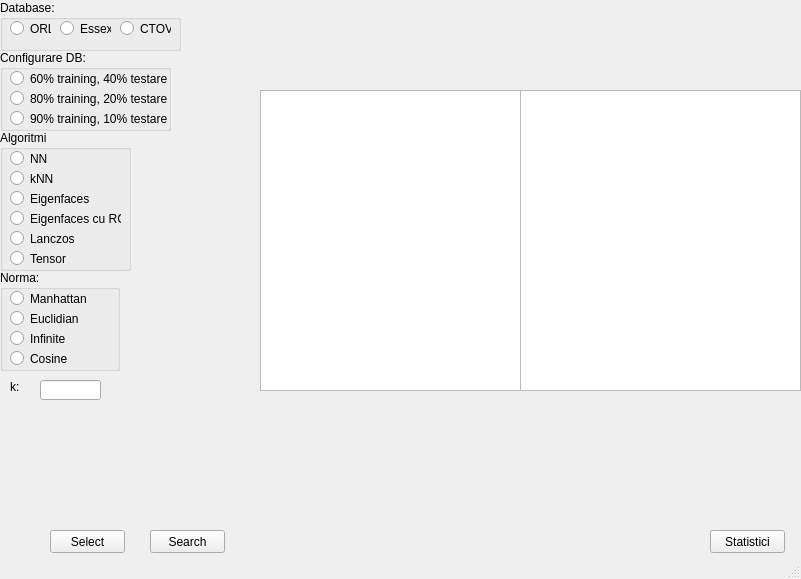
<?xml version="1.0" encoding="UTF-8"?>
<ui version="4.0">
 <class>MainWindow</class>
 <widget class="QMainWindow" name="MainWindow">
  <property name="geometry">
   <rect>
    <x>0</x>
    <y>0</y>
    <width>801</width>
    <height>579</height>
   </rect>
  </property>
  <property name="windowTitle">
   <string>MainWindow</string>
  </property>
  <widget class="QWidget" name="centralwidget">
   <widget class="QGraphicsView" name="pozaGasita">
    <property name="geometry">
     <rect>
      <x>520</x>
      <y>90</y>
      <width>281</width>
      <height>301</height>
     </rect>
    </property>
   </widget>
   <widget class="QGraphicsView" name="pozaSelectata">
    <property name="geometry">
     <rect>
      <x>260</x>
      <y>90</y>
      <width>261</width>
      <height>301</height>
     </rect>
    </property>
   </widget>
   <widget class="QPushButton" name="statsButton">
    <property name="geometry">
     <rect>
      <x>710</x>
      <y>530</y>
      <width>75</width>
      <height>23</height>
     </rect>
    </property>
    <property name="text">
     <string>Statistici</string>
    </property>
   </widget>
   <widget class="QPushButton" name="selectButton">
    <property name="geometry">
     <rect>
      <x>50</x>
      <y>530</y>
      <width>75</width>
      <height>23</height>
     </rect>
    </property>
    <property name="text">
     <string>Select</string>
    </property>
   </widget>
   <widget class="QPushButton" name="searchButton">
    <property name="geometry">
     <rect>
      <x>150</x>
      <y>530</y>
      <width>75</width>
      <height>23</height>
     </rect>
    </property>
    <property name="text">
     <string>Search</string>
    </property>
   </widget>
   <widget class="QLabel" name="label_4">
    <property name="geometry">
     <rect>
      <x>10</x>
      <y>380</y>
      <width>47</width>
      <height>13</height>
     </rect>
    </property>
    <property name="text">
     <string>k:</string>
    </property>
   </widget>
   <widget class="QGroupBox" name="algoritmGroup">
    <property name="geometry">
     <rect>
      <x>0</x>
      <y>130</y>
      <width>131</width>
      <height>141</height>
     </rect>
    </property>
    <property name="title">
     <string>Algoritmi</string>
    </property>
    <widget class="QRadioButton" name="nnButton">
     <property name="geometry">
      <rect>
       <x>10</x>
       <y>20</y>
       <width>41</width>
       <height>17</height>
      </rect>
     </property>
     <property name="text">
      <string>NN</string>
     </property>
    </widget>
    <widget class="QRadioButton" name="knnButton">
     <property name="geometry">
      <rect>
       <x>10</x>
       <y>40</y>
       <width>51</width>
       <height>17</height>
      </rect>
     </property>
     <property name="text">
      <string>kNN</string>
     </property>
    </widget>
    <widget class="QRadioButton" name="eigenfacesButton">
     <property name="geometry">
      <rect>
       <x>10</x>
       <y>60</y>
       <width>82</width>
       <height>17</height>
      </rect>
     </property>
     <property name="text">
      <string>Eigenfaces</string>
     </property>
    </widget>
    <widget class="QRadioButton" name="rcButton">
     <property name="geometry">
      <rect>
       <x>10</x>
       <y>80</y>
       <width>111</width>
       <height>17</height>
      </rect>
     </property>
     <property name="text">
      <string>Eigenfaces cu RC</string>
     </property>
    </widget>
    <widget class="QRadioButton" name="lanczosButton">
     <property name="geometry">
      <rect>
       <x>10</x>
       <y>100</y>
       <width>82</width>
       <height>17</height>
      </rect>
     </property>
     <property name="text">
      <string>Lanczos</string>
     </property>
    </widget>
    <widget class="QRadioButton" name="tensorButton">
     <property name="geometry">
      <rect>
       <x>10</x>
       <y>120</y>
       <width>82</width>
       <height>17</height>
      </rect>
     </property>
     <property name="text">
      <string>Tensor</string>
     </property>
    </widget>
   </widget>
   <widget class="QGroupBox" name="configurareGroup">
    <property name="geometry">
     <rect>
      <x>0</x>
      <y>50</y>
      <width>171</width>
      <height>81</height>
     </rect>
    </property>
    <property name="title">
     <string>Configurare DB:</string>
    </property>
    <widget class="QRadioButton" name="bd1Button">
     <property name="geometry">
      <rect>
       <x>10</x>
       <y>20</y>
       <width>161</width>
       <height>17</height>
      </rect>
     </property>
     <property name="text">
      <string>60% training, 40% testare</string>
     </property>
    </widget>
    <widget class="QRadioButton" name="bd2Button">
     <property name="geometry">
      <rect>
       <x>10</x>
       <y>40</y>
       <width>161</width>
       <height>17</height>
      </rect>
     </property>
     <property name="text">
      <string>80% training, 20% testare</string>
     </property>
    </widget>
    <widget class="QRadioButton" name="bd3Button">
     <property name="geometry">
      <rect>
       <x>10</x>
       <y>60</y>
       <width>161</width>
       <height>17</height>
      </rect>
     </property>
     <property name="text">
      <string>90% training, 10% testare</string>
     </property>
    </widget>
   </widget>
   <widget class="QGroupBox" name="databaseGroup">
    <property name="geometry">
     <rect>
      <x>0</x>
      <y>0</y>
      <width>181</width>
      <height>51</height>
     </rect>
    </property>
    <property name="title">
     <string>Database:</string>
    </property>
    <widget class="QRadioButton" name="bdButton1">
     <property name="geometry">
      <rect>
       <x>10</x>
       <y>20</y>
       <width>41</width>
       <height>17</height>
      </rect>
     </property>
     <property name="text">
      <string>ORL</string>
     </property>
    </widget>
    <widget class="QRadioButton" name="bdButton2">
     <property name="geometry">
      <rect>
       <x>60</x>
       <y>20</y>
       <width>51</width>
       <height>17</height>
      </rect>
     </property>
     <property name="text">
      <string>Essex</string>
     </property>
    </widget>
    <widget class="QRadioButton" name="bdButton3">
     <property name="geometry">
      <rect>
       <x>120</x>
       <y>20</y>
       <width>51</width>
       <height>17</height>
      </rect>
     </property>
     <property name="text">
      <string>CTOVF</string>
     </property>
    </widget>
   </widget>
   <widget class="QGroupBox" name="normaGroup">
    <property name="geometry">
     <rect>
      <x>0</x>
      <y>270</y>
      <width>120</width>
      <height>101</height>
     </rect>
    </property>
    <property name="title">
     <string>Norma:</string>
    </property>
    <widget class="QRadioButton" name="normaManhattan">
     <property name="geometry">
      <rect>
       <x>10</x>
       <y>20</y>
       <width>82</width>
       <height>17</height>
      </rect>
     </property>
     <property name="text">
      <string>Manhattan</string>
     </property>
    </widget>
    <widget class="QRadioButton" name="normaEuclidian">
     <property name="geometry">
      <rect>
       <x>10</x>
       <y>40</y>
       <width>82</width>
       <height>17</height>
      </rect>
     </property>
     <property name="text">
      <string>Euclidian</string>
     </property>
    </widget>
    <widget class="QRadioButton" name="normaInfinite">
     <property name="geometry">
      <rect>
       <x>10</x>
       <y>60</y>
       <width>82</width>
       <height>17</height>
      </rect>
     </property>
     <property name="text">
      <string>Infinite</string>
     </property>
    </widget>
    <widget class="QRadioButton" name="normaCosine">
     <property name="geometry">
      <rect>
       <x>10</x>
       <y>80</y>
       <width>82</width>
       <height>17</height>
      </rect>
     </property>
     <property name="text">
      <string>Cosine</string>
     </property>
    </widget>
   </widget>
   <widget class="QLineEdit" name="kBox">
    <property name="geometry">
     <rect>
      <x>40</x>
      <y>380</y>
      <width>61</width>
      <height>20</height>
     </rect>
    </property>
   </widget>
  </widget>
  <widget class="QStatusBar" name="statusbar"/>
 </widget>
 <resources/>
 <connections/>
</ui>
